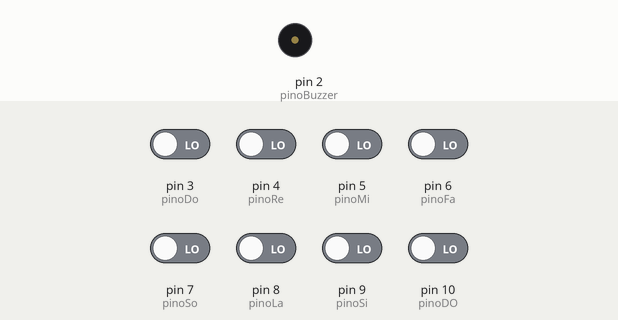
Simulated run of this sketch. Board: Arduino Uno, built with avr-gcc and run on an emulated ATmega328P. Parts: buzzer (waves = sounding). The test bench sets the inputs (shaded band); at power-on: pin 3 (pinoDo), pin 4 (pinoRe), pin 5 (pinoMi), pin 6 (pinoFa), pin 7 (pinoSo), pin 8 (pinoLa), pin 9 (pinoSi), pin 10 (pinoDO) LOW.

Above: at 1.7 s.
1.8 s: pin 3 (pinoDo) driven HIGH
At 2.7 s:
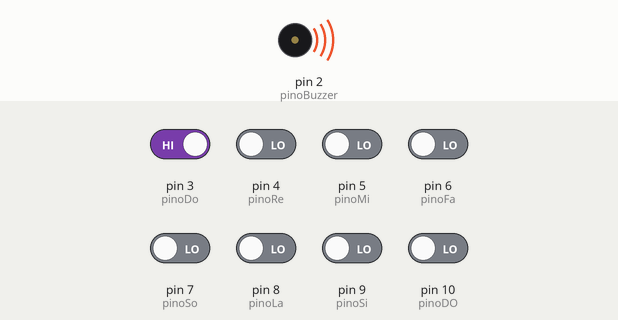
3.3 s: pin 3 (pinoDo) driven LOW
At 3.9 s:
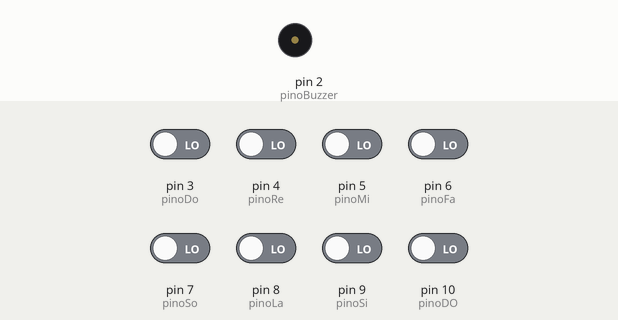
4.8 s: pin 4 (pinoRe) driven HIGH
At 5.1 s:
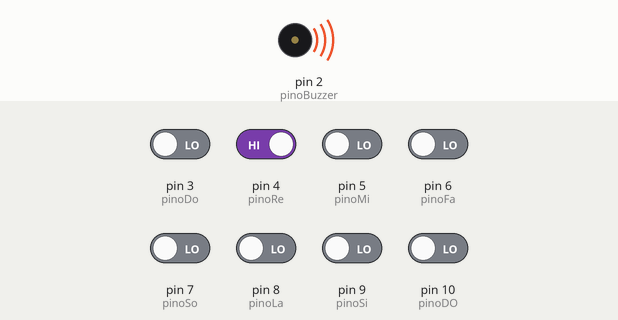
Timing chart, 0 to 7.8 s (numbered marks = the images above; inputs shaded):
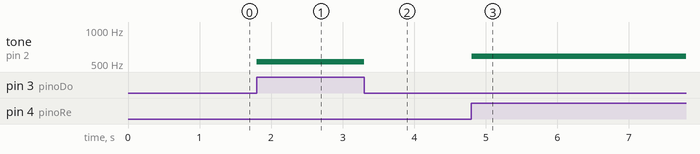

Measured:
- after the input at 1.8 s, tone on pin 2 (pinoBuzzer): silent → 523 Hz at once
- after the input at 3.3 s, tone on pin 2 (pinoBuzzer): 523 Hz → silent at once
- after the input at 4.8 s, tone on pin 2 (pinoBuzzer): silent → 587 Hz at once

The sketch:

piano.ino
```cpp
#define pinoBuzzer 2
#define pinoDo 3
#define pinoRe 4
#define pinoMi 5
#define pinoFa 6
#define pinoSo 7
#define pinoLa 8
#define pinoSi 9
#define pinoDO 10

byte doh, re, mi, fa, so, la, si, dohh = 0;


void setup() {
  pinMode(pinoBuzzer, OUTPUT);
  pinMode(pinoDo, INPUT);
  pinMode(pinoRe, INPUT);
  pinMode(pinoMi, INPUT);
  pinMode(pinoFa, INPUT);
  pinMode(pinoSo, INPUT);
  pinMode(pinoLa, INPUT);
  pinMode(pinoSi, INPUT);
  pinMode(pinoDO, INPUT);

  Serial.begin(9600);
  delay(500);
}


void loop() {
  doh = digitalRead(pinoDo);
  re = digitalRead(pinoRe);
  mi = digitalRead(pinoMi);
  fa = digitalRead(pinoFa);
  so = digitalRead(pinoSo);
  la = digitalRead(pinoLa);
  si = digitalRead(pinoSi);
  dohh = digitalRead(pinoDO);

  if (doh == 1) {
    tone(pinoBuzzer, 523);
  } else if (re == 1) {
    tone(pinoBuzzer, 587);
  } else if (mi == 1) {
    tone(pinoBuzzer, 659);
  } else if (fa == 1) {
    tone(pinoBuzzer, 698);
  } else if (so == 1) {
    tone(pinoBuzzer, 783);
  } else if (la == 1) {
    tone(pinoBuzzer, 880);
  } else if (si == 1) {
    tone(pinoBuzzer, 987);
  } else if (dohh == 1) {
    tone(pinoBuzzer, 999);
  } else {

    noTone(pinoBuzzer);
  }
  delay(50);
}
```
